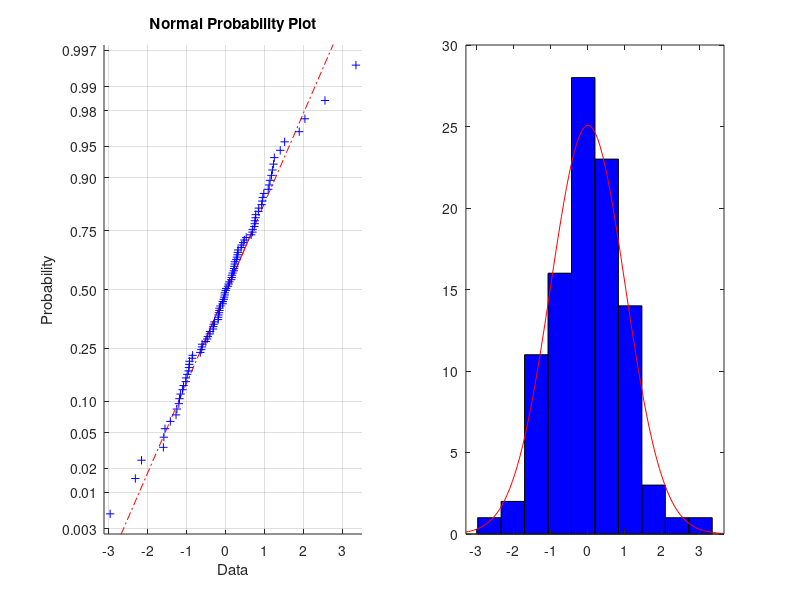

Here is the MATLAB script that generated this plot:
% Example 1: a genetic algorithm will select a subsample of 100
% realizations of a normal random variable from a pool of 10000
% realizations to obtain mean and variance similar to population
rng (6,'twister')
% Create the pool
X_Big=randn(10000,1);
% Population of 500 subsamples, each made of 100 realizations
Population=ceil(rand(100,500)*10000);
% Make sure all subsamples are well defined individuals, so no
% individual has to genes pointing to the same realization in the pool
% (no repetition allowed)
for i=1:500
    while length(unique(Population(:,i)))<100
        Population(:,i)=ceil(rand(100,1)*10000);
    end
end
% Initialize fitness
MeansOfIndividuals=mean(X_Big(Population));
StDevsOfIndividuals=std(X_Big(Population),1);
w1=10;
w2=10;
Fitness=w1*MeansOfIndividuals.^2+w2*abs(StDevsOfIndividuals-1);
% Initialize event probabilities
pdeath=0.1;
pfight=0.05;
pmut=0.5;
pcross=0.35;
genimut=5;
genicross=5;
Res=zeros(20001,1);
for i=1:10000 % We will look into 10000 generations
    % The strongest individual is saved at index 1 in population
    [a,b]=sort(Fitness);
    aux=Population(:,b(1));
    auxF=Fitness(b(1));
    Population(:,b(1))=Population(:,1);
    Fitness(b(1))=Fitness(1);
    Population(:,1)=aux;
    Fitness(1)=auxF;
    % We will extract randselector (the individual that will be touched by
    % the event and randgenselector, the gene of the individual that will
    % be changed in the event. It is (almost) like multiplying event
    % probabilities by 1/500 (step (a) of alg. in the paper)
    randselector=rand();
    randgenselector=ceil(rand()*499)+1;
    % The selected individual will die (step (b) of alg. in the paper) and
    % will be replaced by the strongest
    if randselector<pdeath
        Population(:,randgenselector)=Population(:,1);
    % The selected individual will fight against another and the stronger
    % individual will replace the weaker (step (c) of alg.)
    elseif randselector<pdeath+pfight
        target=ceil(rand()*500);
        winner=randgenselector;
        if Fitness(randgenselector)<Fitness(target)
            winner=target;
        end
        winnerG=Population(:,winner);
        Population(:,randgenselector)=winnerG;
        Population(:,target)=winnerG;
    % The selected individual will mutate (step (d) of alg.)
    elseif randselector<pdeath+pfight+pmut
        % Mutation will touch genimut genes
        for j=1:genimut
            % A mutation is good if it does not create a repetition in the
            % individual (the realization in the pool that is selected by
            % the mutation was not present in the original individual)
            goodmut=false;
            while not(goodmut)
                target=ceil(rand()*10000);
                goodmut=not(ismember(target,Population(:,randgenselector)));
            end
            Population(ceil(rand()*100),randgenselector)=target;
        end
    % Last option, the selected individual will go into a crossover, step (e)
    else
        % We need a second individual for the crossover, and we make sure
        % it is different from the first one. We also make sure we are not
        % changin the strongest genoma.
        goodtarget=false;
        while not(goodtarget)
            targeti=ceil(rand()*499)+1;
            goodtarget=(targeti~=randgenselector);
        end
        % we will exchange genicross genes
        for j=1:genicross
            % a gene is good for the exchange if it does not create repetitions.
            % This happens if: 1-the two genes point to the same
            % realization in the pool or 2-the realization in the pool that is
            % pointed to by the gene of intividual A is not already in
            % individual B genoma and vice versa
            goodcross=false;
            while not(goodcross)
                targetg=ceil(rand()*100);
                if Population(targetg,targeti)==Population(targetg,randgenselector)
                    goodcross=true;
                else
                    if not(ismember(Population(targetg,targeti),Population(:,randgenselector))) && ...
                            not(ismember(Population(targetg,randgenselector),Population(:,targeti)))
                        aux=Population(targetg,targeti);
                        Population(targetg,targeti)=Population(targetg,randgenselector);
                        Population(targetg,randgenselector)=aux;
                        goodcross=true;
                    end
                end
            end
        end
    end
    % Update fitness
    MeansOfIndividuals=mean(X_Big(Population));
    StDevsOfIndividuals=std(X_Big(Population),1);
    w1=10;
    w2=10;
    Fitness=w1*MeansOfIndividuals.^2+w2*abs(StDevsOfIndividuals-1);
    if (Fitness(1)~=Res(i))
        disp(Fitness(1));
    end
    if (mod(i,100)==0)
        disp(i)
    end
    Res(i+1)=Fitness(1);
end
% Make a couple of plot to look into population
subplot(1,2,1)
normplot(X_Big(Population(:,1)))
subplot(1,2,2)
histfit(X_Big(Population(:,1)),10)
